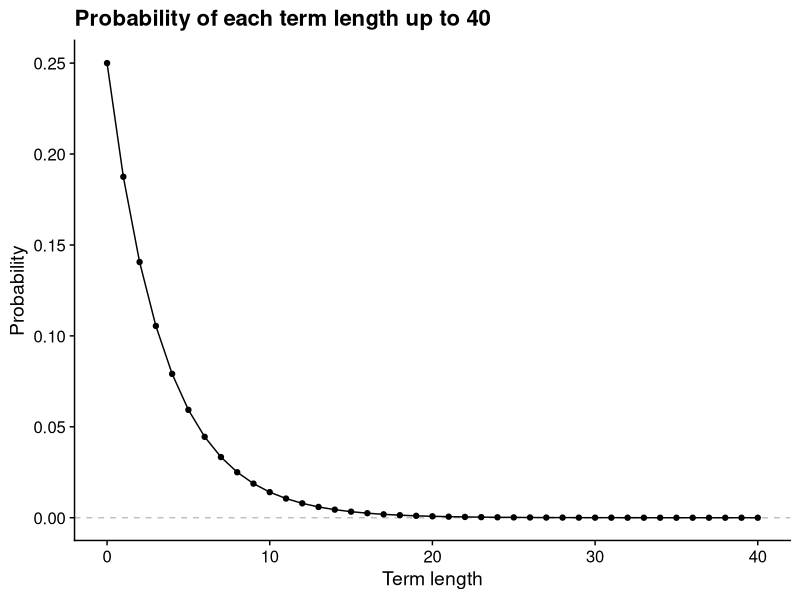
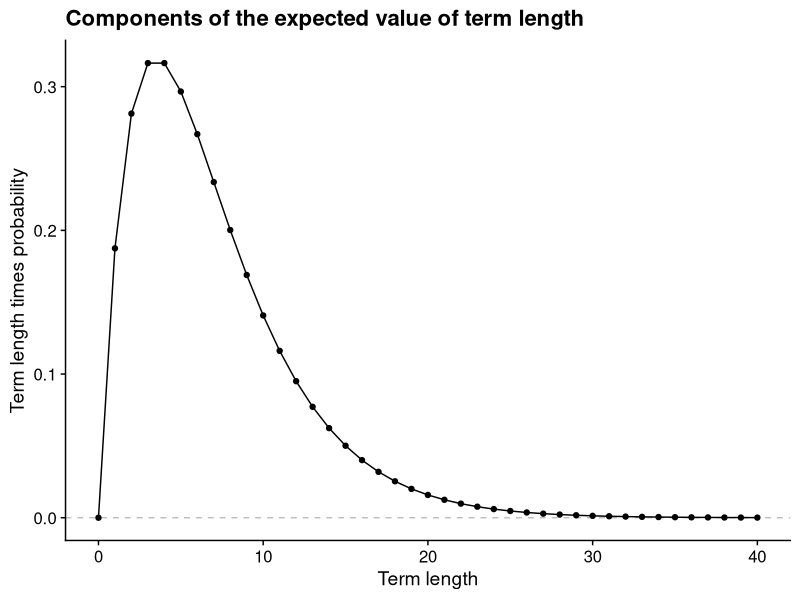
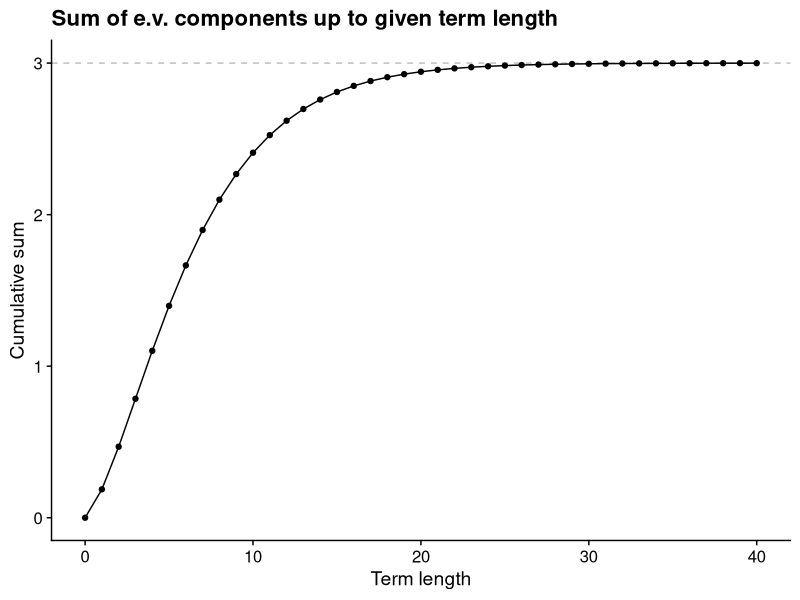
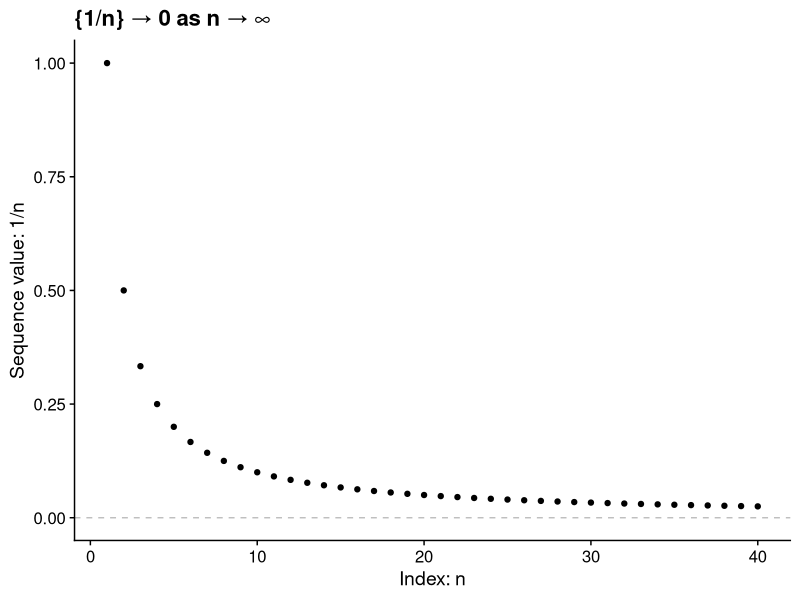

Write R code to recreate these figures, in order.
## ---- chunk 1
library("tidyverse")
library("cowplot")
theme_set(theme_cowplot())
## ---- chunk 2
# Fix value of p and max term length to examine
p <- 0.75
term_max <- 40
## ---- chunk 3
# Calculate the probability that the term lasts this long
term_length <- 0:term_max
prob <- p^term_length * (1 - p)

# Calculate the individual components of the expected value sum
ev_component <- term_length * prob

# Calculate the cumulative sum through each term length
cumsum_ev <- cumsum(ev_component)

# Put the relevant items together in a data frame ("tibble")
df_incumbency <- tibble(term_length, prob, ev_component, cumsum_ev)

# Plot each term length probability
df_incumbency |>
  ggplot(aes(x = term_length, y = prob)) +
  geom_hline(yintercept = 0, linetype = "dashed", color = "gray75") +
  geom_line() +
  geom_point() +
  labs(
    title = str_glue("Probability of each term length up to {term_max}"),
    x = "Term length",
    y = "Probability"
  )
## ---- chunk 4
df_incumbency |>
  ggplot(aes(x = term_length, y = ev_component)) +
  geom_hline(yintercept = 0, linetype = "dashed", color = "gray75") +
  geom_line() +
  geom_point() +
  labs(
    title = "Components of the expected value of term length",
    x = "Term length",
    y = "Term length times probability"
  )
## ---- chunk 5
df_incumbency |>
  ggplot(aes(x = term_length, y = cumsum_ev)) +
  geom_hline(yintercept = 3, linetype = "dashed", color = "gray75") +
  geom_line() +
  geom_point() +
  labs(
    title = "Sum of e.v. components up to given term length",
    x = "Term length",
    y = "Cumulative sum"
  )
## ---- chunk 6
tibble(n = 1:40, x_n = 1/n) |>
  ggplot(aes(x = n, y = x_n)) +
  geom_point() +
  geom_hline(yintercept = 0, linetype = "dashed", color = "gray75") +
  labs(
    title = "{1/n} → 0 as n → ∞",
    x = "Index: n",
    y = "Sequence value: 1/n"
  )
